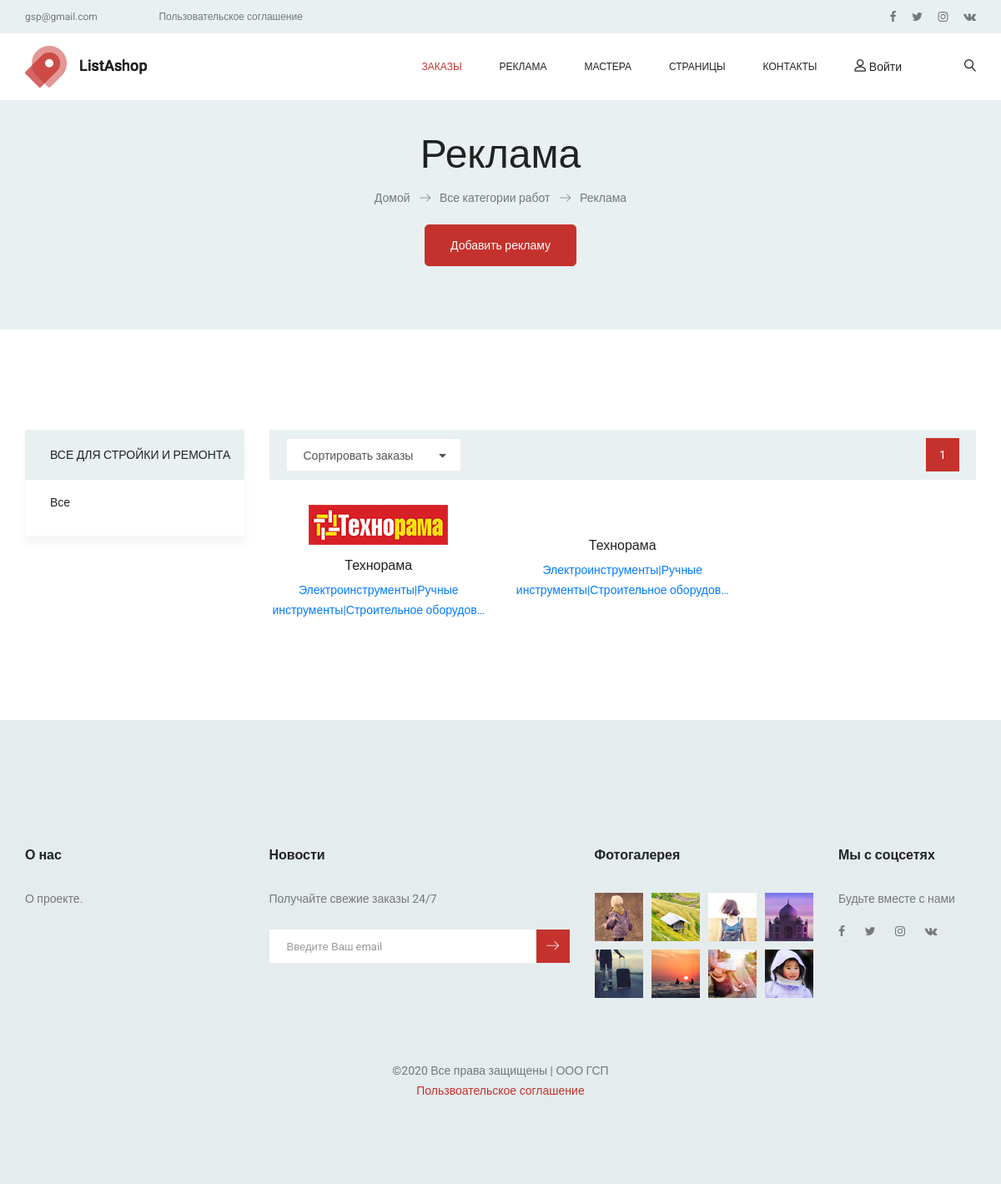
Page /promotions/ on the committed database.
### reclame/models.py (models this page shows, shortened)
class Promotion(models.Model):
    category = TreeManyToManyField(Category, blank=True, symmetrical=False, related_name='promotions', verbose_name='Категория')
    name = models.CharField(blank=True, null=True, default=None, max_length=200, verbose_name='Название рекламодателя')
    slug = models.SlugField(null=True, blank=True, max_length=200, db_index=True,
                            verbose_name='Nazvanie_reklamodatelya')
    country = models.CharField(blank=True, null=True, default='Россия', max_length=200, verbose_name='Страна')
    region = models.CharField(blank=True, null=True, default='Курская область', max_length=200, verbose_name='Регион')
    town = models.CharField(blank=True, null=True, default='Курск', max_length=200, verbose_name='Город')
    site = models.URLField(max_length=1024, blank=True, default=None, null=None, verbose_name='Сайт')
    email = models.EmailField(max_length=128, blank=True, null=True, default=None, verbose_name='Емейл')
    photo = models.ImageField(upload_to='promotions_test_photos/%Y/%m/%d', blank=True, verbose_name='Фото')
    logotype = models.ImageField(upload_to='promotions_test_logotypes/%Y/%m/%d', blank=True, verbose_name='Логотип')
    description = models.TextField(max_length=512, blank=True, verbose_name='Описание деятельности')
    is_active = models.BooleanField(default=False, verbose_name='Активность рекламы')
    paid = models.BooleanField(default=False, verbose_name='Оплачен показ рекламы?')
    created = models.DateField(blank=True, null=True, default=timezone.now, verbose_name='Дата создания записи')
    updated = models.DateField(blank=True, null=True, default=timezone.now, verbose_name='Дата ред-ия записи')
    class Meta:
        ordering = ('-created', 'name')
        index_together = (('id', 'slug'),)
        verbose_name = 'Место под рекламу'
        verbose_name_plural = 'Места под рекламу'
    def get_absolute_url(self):
        return reverse('reclame:promotion_detail', args=[self.id, self.slug])

### reclame/views.py (the view)
# urls.py: path('', views.promotion_list, name='promotion_list'),
def promotion_list(request, category_slug=None):
    category = None
    categories = Category.objects.filter(is_active=True)
    object_list = Promotion.objects.filter(is_active=True)
    if category_slug:
        category = get_object_or_404(Category, slug=category_slug)
        object_list = object_list.filter(category=category)
    paginator = Paginator(object_list, 50)
    page = request.GET.get('page')
    try:
        promotions = paginator.page(page)
    except PageNotAnInteger:
        promotions = paginator.page(1)
    except EmptyPage:
        promotions = paginator.page(paginator.num_pages)
    return render(request, "reclame/list.html", {'category': category,
                                                 'categories': categories,
                                                 'promotions': promotions})

### templates/reclame/list.html (shortened to what this page needs)
{% extends 'base.html' %}
{% load static %}
{% load mptt_tags %}
{% block content %}
<section class="banner_area">
    <div class="banner_inner d-flex align-items-center">
        <div class="container">
            <div class="banner_content text-center">
                <h2>{% if category %}{{ category.name }}{% else %} Реклама {% endif %}</h2>
                <div class="page_link">
                    <a href="#">Домой</a>
                    <a href="#">Все категории работ</a>
                    <a href="#">{% if category %}{{ category.name }}{% else %} Реклама {% endif %}</a>
                </div>
                <div class="main_add_offer">
        			<a class="main_btn" href="#">Добавить рекламу</a>
        		</div>
            </div>
        </div>
    </div>
</section>
<section class="cat_product_area p_120">
    <div class="container">
        <div class="row flex-row-reverse">
            <div class="col-lg-9">
                <div class="product_top_bar">
                    <div class="left_dorp">
                    </div>
                    {% include 'reclame/pagination.html' with page=promotions %}
                </div>
                <div class="latest_product_inner row">
                    {% for promotion in promotions %}
                        <div class="col-lg-4 col-md-4 col-sm-6">
                            <div class="f_p_item">
                                <div class="f_p_img">
                                    <a href="{{ promotion.get_absolute_url }}">
                                        <img class="img-fluid" src="{% if promotion.logotype %}{{ promotion.logotype.url }}{%else %}{% static "img/no_image.png" %}{% endif %}" alt="">
                                    </a>
                                </div>
                                <a href="{{ promotion.get_absolute_url }}">
                                    <h4>{{ promotion.name }}</h4>
                                </a>
                                <a href="{{ promotion.get_absolute_url }}">
                                    <p>{{ promotion.description|truncatechars:60 }}</p>
                                </a>
                            </div>
                        </div>
                    {% endfor %}
                </div>
            </div>
            <div class="col-lg-3">
                <div class="left_sidebar_area">
                    <aside class="left_widgets cat_widgets">
                        <div class="l_w_title">
                            <h3>Все для стройки и ремонта</h3>
                        </div>
                        <div class="widgets_inner">
                            <ul class="list">
                                <li {% if not category %} class="selected" {% endif %}>
                                    <a href="{% url "reclame:promotion_list" %}">Все</a>
                                </li>
                            </ul>
                        </div>
                    </aside>
                </div>
            </div>
        </div>
    </div>
</section>
{% endblock content %}

### rows in the picture
Promotion: logotype (picture), name "Технорама", description "Электроинструменты|Ручные инструменты|Строительное оборудов…"
Promotion: name "Технорама", description "Электроинструменты|Ручные инструменты|Строительное оборудов…"

### other values in the picture
{{ i }} "1"
